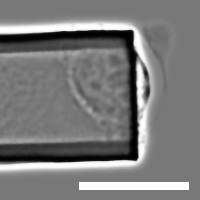
#> input picture pyIMD/examples/data/show_case/images/CropCellOnly0001.tif, 200 x 200 px, found by its file name; its folder holds 4 pictures in this run
$ python example_report.py   (older library calls are emulated)
#> lines starting #> are read from the running program, lines starting #| are printed output that depends on the picture
### pyIMD/plotting/figures.py
# /********************************************************************************
# * Copyright © 2018-2019, ETH Zurich, D-BSSE, Andreas P. Cuny & Gotthold Fläschner
# * All rights reserved. This program and the accompanying materials
# * are made available under the terms of the GNU Public License v3.0
# * which accompanies this distribution, and is available at
# * http://www.gnu.org/licenses/gpl
# *
# * Contributors:
# *     Andreas P. Cuny - initial API and implementation
# *******************************************************************************/

import math
import warnings
import numpy as np
from pandas import concat, melt
from pyIMD.analysis.curve_fit import fit_function
from plotnine import ggplot, aes, geom_line, geom_point, theme_bw, labs, xlab, ylab, theme, theme_seaborn, \
    element_line, element_rect

__author__ = 'Andreas P. Cuny'

warnings.filterwarnings("ignore")


# [105 lines left out: functions plot_fitting, plot_response_shift, plot_mass, not called in this run]


def get_montage_array_size(size, image_row_count, image_col_count, frame_count):
    """ Calculates the final size of a numpy array needed to hold a the number of specified image frames given the \
    row and column count of the final array.

    Args:
        size (`numpy array`):           Array specifying the amount of images displayed in the montage per row and \
                                        column. If one argument is replaced with np.nan, the needed amount of rows or \
                                        columns is calculated automatically. E. g. [5, np.nan]
        image_row_count (`int`):        Number of rows per image
        image_col_count (`int`):        Number of columns per image
        frame_count (`int`):            Number of image frames in the stack

    Returns:
        montage_size (`numpy array`):   Array with the number of rows and columns needed in the montage array for the \
                                        images
    """

    if len(size) == 0 or np.isnan(size).all():
        col = math.sqrt(image_row_count * frame_count / image_col_count)

        col = math.ceil(col)
        row = math.ceil(frame_count / col)
        montage_size = [row, col]

    elif any(np.isnan(size)):
        montage_size = size
        nan_idx = np.isnan(size)
        montage_size[nan_idx] = np.ceil(frame_count / size[~nan_idx])

    elif size[0] * size[1] < frame_count:
        return

    else:
        montage_size = size

    return montage_size


def create_montage_array(img_stack, size):
    """
    Creates an image montage of a 3D numpy array with the shape [image frames, image row, image col] for the specified
    size.

    Args:
        img_stack (`3D numpy array`):       3D numpy image array [image row, image col, image frames].
        size (`numpy array`):               Array specifying the amount of images displayed in the montage per row and \
                                            column. If one argument is replaced with np.nan, the needed amount of rows \
                                            or columns is calculated automatically. E. g. [5, np.nan]

    Returns:
        montage (`2D numpy array`):         2D numpy array with the image montage
    """

    image_row_count = img_stack.shape[1]
#> image_row_count = 200
    image_col_count = img_stack.shape[2]
#> image_col_count = 200
    frame_count = img_stack.shape[0]
#> frame_count = 4

    montage_size = get_montage_array_size(size, image_row_count, image_col_count, frame_count)
#> montage_size = [1, 4]

    montage_size = list(np.int_(montage_size))
    montage_row_count = montage_size[0]
#> montage_row_count = 1
    montage_col_count = montage_size[1]
#> montage_col_count = 4

    montage_image_size = [montage_row_count * image_row_count, montage_col_count * image_col_count]
#> montage_image_size = [200, 800]

    montage_image_size = list(np.int_(montage_image_size))
    montage = np.zeros(montage_image_size)

    rows = list(range(0, image_row_count))
#> rows = 200 values from 0 to 199
    cols = list(range(0, image_col_count))
#> cols = 200 values from 0 to 199
    i_frame = 0

    for i in range(0, montage_row_count):
        for j in range(0, montage_col_count):
            if i_frame < frame_count:
                r = list(np.asarray(rows) + i * image_row_count)
                c = list(np.asarray(cols) + j * image_col_count)
                montage[np.ix_(r, c)] = img_stack[i_frame, :, :]

            else:
                montage = montage
            i_frame = i_frame + 1
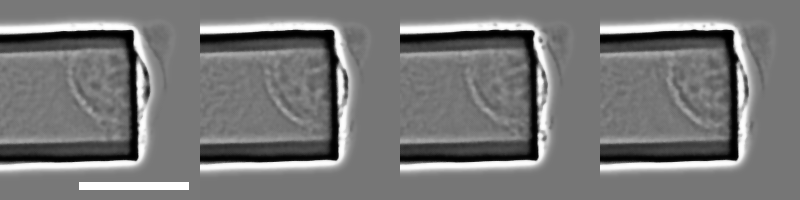
#> montage: shape (200, 800) float64; min 0, max 255, mean 119.2

    return montage

### pyIMD/examples/example_report.py
# /********************************************************************************
# * Copyright © 2018-2019, ETH Zurich, D-BSSE, Andreas P. Cuny & Gotthold Fläschner
# * All rights reserved. This program and the accompanying materials
# * are made available under the terms of the GNU Public License v3.0
# * which accompanies this distribution, and is available at
# * http://www.gnu.org/licenses/gpl
# *
# * Contributors:
# *     Andreas P. Cuny - initial API and implementation
# *******************************************************************************/

import os
import numpy as np
import pandas as pd
from pathlib import Path
from scipy.misc import imread
import matplotlib.pyplot as plt
from pyIMD.plotting.figures import create_montage_array

image_file_path = "/pyIMD/examples/data/show_case/images"
data_path = "/pyIMD/examples/data/show_case/CalculatedCellMass.csv"
figure_rows = 1
rows_to_plot = 10  # 1 := all data
images_to_plot = 6

# Create list of all image files
files = []
for file in os.listdir(image_file_path):
    if file.endswith(".tif"):
        files.append(os.path.join(image_file_path, file))

# Read images to image stack
image_array = []
for iFile in files:
    a = imread(iFile, flatten=1)
    image_array.append(a)
image_stack = np.array(image_array)

size = np.array([figure_rows, np.nan])
montage = create_montage_array(image_stack[0:images_to_plot, :, :], size)

# Read the calculated mass data from csv
p = Path(data_path)
#> (the run stopped early here; a loop or call above may not have finished)
